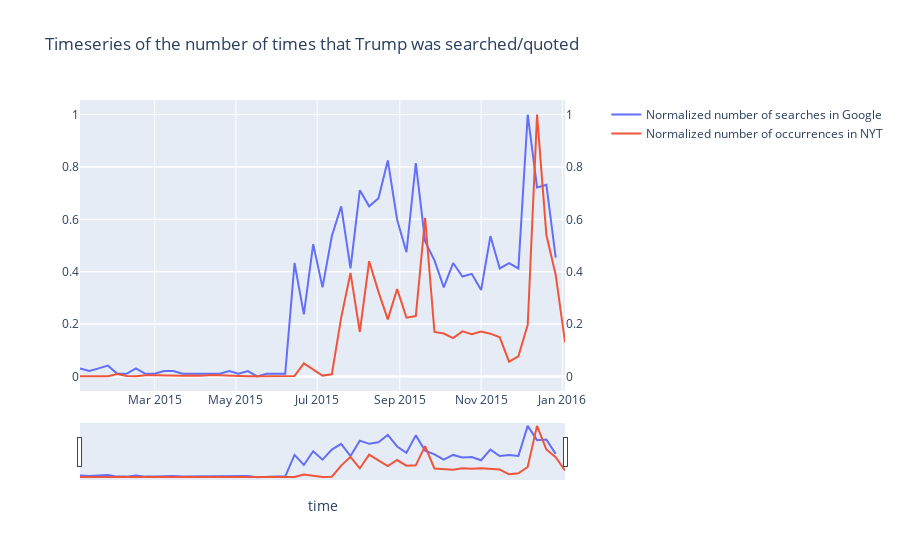

This figure's notebook cell:
### Code cell
Trump_2015_weekly = google_trend_comparison(Trump_2015, 'Trump', '2015')
